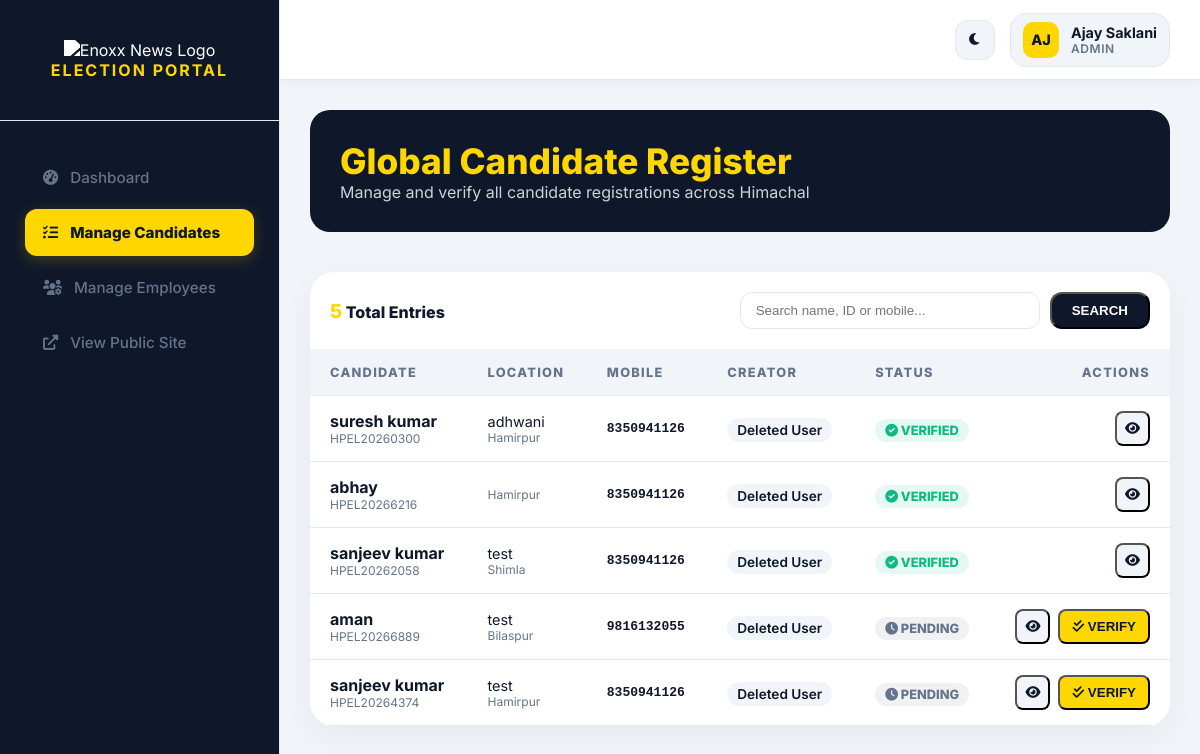
The app's page /admin/manage_candidates.php (signed in) with its own data.
### tables this page shows
CREATE TABLE `candidates` (
  `id` int(11) NOT NULL,
  `candidate_unique_id` varchar(50) DEFAULT NULL,
  `candidate_id` varchar(50) NOT NULL,
  `district_id` int(11) NOT NULL,
  `representative_type_id` int(11) DEFAULT NULL,
  `jila_parishad_pradhan` enum('jila_parishad','pradhan') DEFAULT NULL,
  `jila_parishad_id` int(11) DEFAULT NULL,
  `block_id` int(11) DEFAULT NULL,
  `panchayat_id` int(11) DEFAULT NULL,
  `bdc_constituency_id` int(11) DEFAULT NULL,
  `zila_parishad_constituency_id` int(11) DEFAULT NULL,
  `village` varchar(100) NOT NULL,
  `village_hi` varchar(100) DEFAULT NULL,
  `candidate_name_hi` varchar(100) NOT NULL,
  `candidate_name_en` varchar(100) NOT NULL,
  `relation_type` enum('father','husband') NOT NULL,
  `relation_name` varchar(100) NOT NULL,
  `relation_name_hi` varchar(100) DEFAULT NULL,
  `gender` enum('Male','Female','Other') NOT NULL,
  `age` int(11) NOT NULL,
  `education` varchar(200) DEFAULT NULL,
  `education_hi` varchar(100) DEFAULT NULL,
  `profession` varchar(100) DEFAULT NULL,
  `profession_hi` varchar(100) DEFAULT NULL,
  `short_notes_en` text DEFAULT NULL,
  `short_notes_hi` text DEFAULT NULL,
  `bio_hi` text DEFAULT NULL,
  `bio_en` text DEFAULT NULL,
  `slug` varchar(500) NOT NULL,
  `photo_url` varchar(500) DEFAULT NULL,
  `video_message_url` varchar(500) DEFAULT NULL,
  `interview_video_url` varchar(500) DEFAULT NULL,
  `mobile_number` varchar(15) DEFAULT NULL,
  `whatsapp_number` varchar(15) DEFAULT NULL,
  `email` varchar(100) DEFAULT NULL,
  `facebook_url` varchar(500) DEFAULT NULL,
  `twitter_url` varchar(500) DEFAULT NULL,
  `instagram_url` varchar(500) DEFAULT NULL,
  `status` enum('contesting','leading','winner','runner_up','withdrawn') DEFAULT 'contesting',
  `approval_status` enum('pending','approved','rejected') DEFAULT 'pending',
  `views` int(11) DEFAULT 0,
  `featured` tinyint(1) DEFAULT 0,
  `created_at` timestamp NOT NULL DEFAULT current_timestamp(),
  `updated_at` timestamp NOT NULL DEFAULT current_timestamp() ON UPDATE current_timestamp(),
  `created_by` int(11) DEFAULT NULL,
  `whatsapp_verified` tinyint(1) DEFAULT 0,
  `photo_hidden` tinyint(1) DEFAULT 1,
  `verification_code` varchar(6) DEFAULT NULL,
  `verification_expiry` datetime DEFAULT NULL,
  `is_active` tinyint(1) DEFAULT 1,
  `transaction_id` varchar(100) DEFAULT NULL
);

CREATE TABLE `panchayats` (
  `id` int(11) NOT NULL,
  `block_id` int(11) NOT NULL,
  `panchayat_name` varchar(100) NOT NULL,
  `panchayat_name_hi` varchar(100) NOT NULL,
  `slug` varchar(100) NOT NULL,
  `status` enum('existing','proposed') DEFAULT 'existing',
  `description` text DEFAULT NULL,
  `meta_title` varchar(200) DEFAULT NULL,
  `meta_description` text DEFAULT NULL,
  `created_at` timestamp NOT NULL DEFAULT current_timestamp(),
  `updated_at` timestamp NOT NULL DEFAULT current_timestamp() ON UPDATE current_timestamp()
);

CREATE TABLE `districts` (
  `id` int(11) NOT NULL,
  `district_name` varchar(100) NOT NULL,
  `district_name_hi` varchar(100) NOT NULL,
  `slug` varchar(100) NOT NULL,
  `description` text DEFAULT NULL,
  `meta_title` varchar(200) DEFAULT NULL,
  `meta_description` text DEFAULT NULL,
  `created_at` timestamp NOT NULL DEFAULT current_timestamp(),
  `updated_at` timestamp NOT NULL DEFAULT current_timestamp() ON UPDATE current_timestamp()
);

### admin/manage_candidates.php (the view, shortened to what this page needs)
<?php
require_once 'config.php';
$limit = 50;
$page = isset($_GET['page']) ? (int)$_GET['page'] : 1;
$offset = ($page - 1) * $limit;
$search = isset($_GET['search']) ? trim($_GET['search']) : '';
$where = "WHERE 1=1";
$params = [];
$countStmt = $pdo->prepare("SELECT COUNT(*) FROM candidates c LEFT JOIN panchayats p ON c.panchayat_id = p.id $where");
$countStmt->execute($params);
$totalEntries = $countStmt->fetchColumn();
$stmt = $pdo->prepare("
    SELECT c.*, u.full_name as creator, d.district_name, b.block_name, p.panchayat_name
    FROM candidates c
    LEFT JOIN users u ON c.created_by = u.id
    LEFT JOIN districts d ON c.district_id = d.id
    LEFT JOIN blocks b ON c.block_id = b.id
    LEFT JOIN panchayats p ON c.panchayat_id = p.id
    $where
    ORDER BY c.created_at DESC
    LIMIT $limit OFFSET $offset
");
$stmt->execute($params);
$candidates = $stmt->fetchAll();
include 'includes/header.php';
?>
<div class="dashboard-header" style="margin-bottom: 40px; background: var(--dark); padding: 30px; border-radius: 20px; color: white;">
    <h1 style="font-size: 2.2em; font-weight: 800; color: var(--primary);">Global Candidate Register</h1>
    <p style="opacity: 0.8;">Manage and verify all candidate registrations across Himachal</p>
</div>
<div class="data-table" style="background: white; border-radius: 24px; box-shadow: 0 10px 40px rgba(0,0,0,0.05); overflow: hidden;">
    <div style="padding: 20px; border-bottom: 1px solid #f1f5f9; display: flex; justify-content: space-between; align-items: center; flex-wrap: wrap; gap: 15px;">
        <div style="font-weight: 800; color: var(--dark);">
            <span style="color: var(--primary); font-size: 1.2em;"><?php echo number_format($totalEntries); ?></span> Total Entries
        </div>
        <form method="GET" style="display: flex; gap: 10px;">
            <input type="text" name="search" value="<?php echo htmlspecialchars($search); ?>" placeholder="Search name, ID or mobile..."
                   style="padding: 10px 15px; border-radius: 12px; border: 1px solid #e2e8f0; width: 300px; outline: none; transition: 0.3s;"
                   onfocus="this.style.borderColor='var(--primary)'" onblur="this.style.borderColor='#e2e8f0'">
            <button type="submit" class="btn" style="background: var(--dark); color: white; border-radius: 12px; padding: 0 20px; font-weight: 700;">SEARCH</button>
        </form>
    </div>
    <div class="table-responsive">
        <table style="width: 100%; border-collapse: collapse;" id="candidatesTable">
            <thead>
                <tr style="background: #f8fafc; text-align: left;">
                    <th style="padding: 15px 20px; color: var(--text-muted); font-size: 0.8em; text-transform: uppercase;">Candidate</th>
                    <th style="padding: 15px 20px; color: var(--text-muted); font-size: 0.8em; text-transform: uppercase;">Location</th>
                    <th style="padding: 15px 20px; color: var(--text-muted); font-size: 0.8em; text-transform: uppercase;">Mobile</th>
                    <th style="padding: 15px 20px; color: var(--text-muted); font-size: 0.8em; text-transform: uppercase;">Creator</th>
                    <th style="padding: 15px 20px; color: var(--text-muted); font-size: 0.8em; text-transform: uppercase;">Status</th>
                    <th style="padding: 15px 20px; color: var(--text-muted); font-size: 0.8em; text-transform: uppercase; text-align: right;">Actions</th>
                </tr>
            </thead>
            <tbody>
                <?php foreach ($candidates as $c): ?>
                <tr style="border-bottom: 1px solid #f1f5f9; transition: all 0.2s;" onmouseover="this.style.background='#f8fafc'" onmouseout="this.style.background='transparent'">
                    <td style="padding: 15px 20px;">
                        <div style="font-weight: 700; color: var(--dark);"><?php echo htmlspecialchars($c['candidate_name_en']); ?></div>
                        <div style="font-size: 0.75em; color: var(--text-muted);"><?php echo htmlspecialchars($c['candidate_id']); ?></div>
                    </td>
                    <td style="padding: 15px 20px;">
                        <div style="font-size: 0.9em;"><?php echo htmlspecialchars($c['panchayat_name']); ?></div>
                        <div style="font-size: 0.75em; color: var(--text-muted);"><?php echo htmlspecialchars($c['district_name']); ?></div>
                    </td>
                    <td style="padding: 15px 20px; font-family: monospace; font-weight: 600;"><?php echo htmlspecialchars($c['mobile_number']); ?></td>
                    <td style="padding: 15px 20px;">
                        <span style="background: #f1f5f9; padding: 4px 10px; border-radius: 12px; font-size: 0.85em; font-weight: 600;">
                            <?php echo htmlspecialchars($c['creator'] ?: 'Deleted User'); ?>
                        </span>
                    </td>
                    <td style="padding: 15px 20px;">
                        <?php if ($c['whatsapp_verified']): ?>
                            <span style="background: rgba(16, 185, 129, 0.1); color: #10b981; padding: 4px 10px; border-radius: 12px; font-size: 0.8em; font-weight: 800;">
                                <i class="fas fa-check-circle"></i> VERIFIED
                            </span>
                        <?php else: ?>
                            <span style="background: rgba(100, 116, 139, 0.1); color: #64748b; padding: 4px 10px; border-radius: 12px; font-size: 0.8em; font-weight: 800;">
                                <i class="fas fa-clock"></i> PENDING
                            </span>
                        <?php endif; ?>
                    </td>
                    <td style="padding: 15px 20px; text-align: right;">
                        <div style="display: flex; gap: 8px; justify-content: flex-end;">
                            <button class="btn btn-sm" onclick="viewCandidate(<?php echo $c['id']; ?>)" style="background: #f1f5f9; color: var(--dark); border-radius: 8px; padding: 8px;"><i class="fas fa-eye"></i></button>
                            <?php if (!$c['whatsapp_verified']): ?>
                            <button class="btn btn-sm" onclick="verifyCandidate(<?php echo $c['id']; ?>, '<?php echo $c['candidate_name_en']; ?>')" style="background: var(--primary); color: var(--dark); border-radius: 8px; font-weight: 800; padding: 8px 12px;">
                                <i class="fas fa-check-double"></i> VERIFY
                            </button>
                            <?php endif; ?>
                        </div>
                    </td>
                </tr>
                <?php endforeach; ?>
            </tbody>
        </table>
    </div>
</div>
<?php include 'includes/footer.php'; ?>

### admin/includes/header.php (style rules this page uses)
* { margin: 0; padding: 0; box-sizing: border-box; }
:root { --primary: #FFD700; --primary-dark: #E6C200; --secondary: #0F172A; --success: #10b981; --danger: #ef4444; --warning: #f59e0b; --dark: #0F172A; --light: #F8FAFC; --gray: #64748B; --border: #E2E8F0; --sidebar-width: 280px; --header-height: 80px; --bg-main: #F1F5F9; --bg-card: #FFFFFF; --bg-sidebar: #0F172A; --text-main: #0F172A; --text-muted: #64748B; --card-shadow: 0 10px 40px rgba(0,0,0,0.04); --transition: all 0.4s cubic-bezier(0.4, 0, 0.2, 1); }
body { font-family: 'Inter', sans-serif; background: var(--bg-main); color: var(--text-main); min-height: 100vh; display: flex; transition: var(--transition); }
.table-responsive { overflow-x: auto; }
.data-table { width: 100%; border-collapse: separate; border-spacing: 0; }
.data-table th { background: var(--bg-main); padding: 18px 20px; font-size: 0.75em; font-weight: 800; text-transform: uppercase; letter-spacing: 0.1em; color: var(--text-muted); text-align: left; border-bottom: 1px solid var(--border); }
.data-table td { padding: 16px 20px; border-bottom: 1px solid var(--border); vertical-align: middle; }

### records on screen
candidates: candidate_name_en "suresh kumar", candidate "HPEL20260300", panchayat.panchayat_name "adhwani", district.district_name "Hamirpur", mobile_number "8350941126", creator "Deleted User", whatsapp_verified 1 (drawn)
candidates: candidate_name_en "abhay", candidate "HPEL20266216", district.district_name "Hamirpur", mobile_number "8350941126", creator "Deleted User", whatsapp_verified 1 (drawn)
candidates: candidate_name_en "sanjeev kumar", candidate "HPEL20262058", panchayat.panchayat_name "test", district.district_name "Shimla", mobile_number "8350941126", creator "Deleted User", whatsapp_verified 1 (drawn)
candidates: candidate_name_en "aman", candidate "HPEL20266889", panchayat.panchayat_name "test", district.district_name "Bilaspur", mobile_number "9816132055", creator "Deleted User", whatsapp_verified 0 (drawn)
candidates: candidate_name_en "sanjeev kumar", candidate "HPEL20264374", panchayat.panchayat_name "test", district.district_name "Hamirpur", mobile_number "8350941126", creator "Deleted User", whatsapp_verified 0 (drawn)

### other values on screen
$_SESSION['full_name'] "Ajay Saklani"
$_SESSION['user_type'] "ADMIN"
$totalEntries "5"
